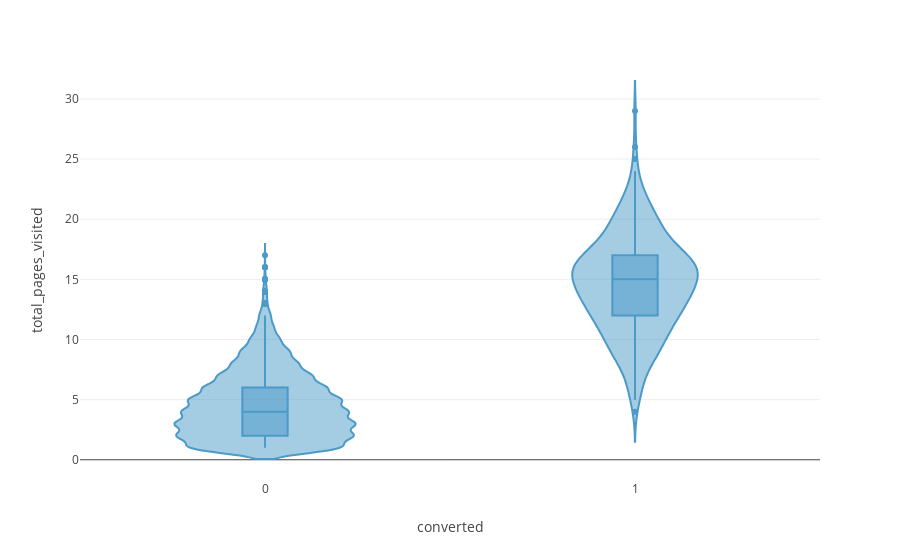

The notebook cell this image was saved under:
### Markdown cell above
Age seems to be a strong feature as well - the younger the individual is the most likely he/she is to subscribe

### Code cell
fig = px.violin(data_sample, y="total_pages_visited", x="converted", 
        box=True, 
        hover_data=data_sample.columns)

fig.show()

### Figure 1 — Plotly figure (JSON) as saved in the notebook; plotly's stock layout.template omitted (floating-point values rounded to 4 significant figures; data arrays with more than 128 entries replaced by an {"elided": "..."} marker saying what was removed)
{"data": [{"alignmentgroup": "True", "box": {"visible": true}, "customdata": {"elided": "10000x4 mixed values"}, "hovertemplate": "converted=%{x}<br>total_pages_visited=%{y}<br>country=%{customdata[0]}<br>age=%{customdata[1]}<br>new_user=%{customdata[2]}<br>source=%{customdata[3]}<extra></extra>", "legendgroup": "", "marker": {"color": "#4B9AC7"}, "name": "", "offsetgroup": "", "orientation": "v", "scalegroup": "True", "showlegend": false, "type": "violin", "x": {"elided": "10000 int values"}, "x0": " ", "xaxis": "x", "y": {"elided": "10000 int values"}, "y0": " ", "yaxis": "y"}], "layout": {"legend": {"tracegroupgap": 0}, "margin": {"t": 60}, "violinmode": "group", "xaxis": {"anchor": "y", "domain": [0, 1], "title": {"text": "converted"}}, "yaxis": {"anchor": "x", "domain": [0, 1], "title": {"text": "total_pages_visited"}}}}
